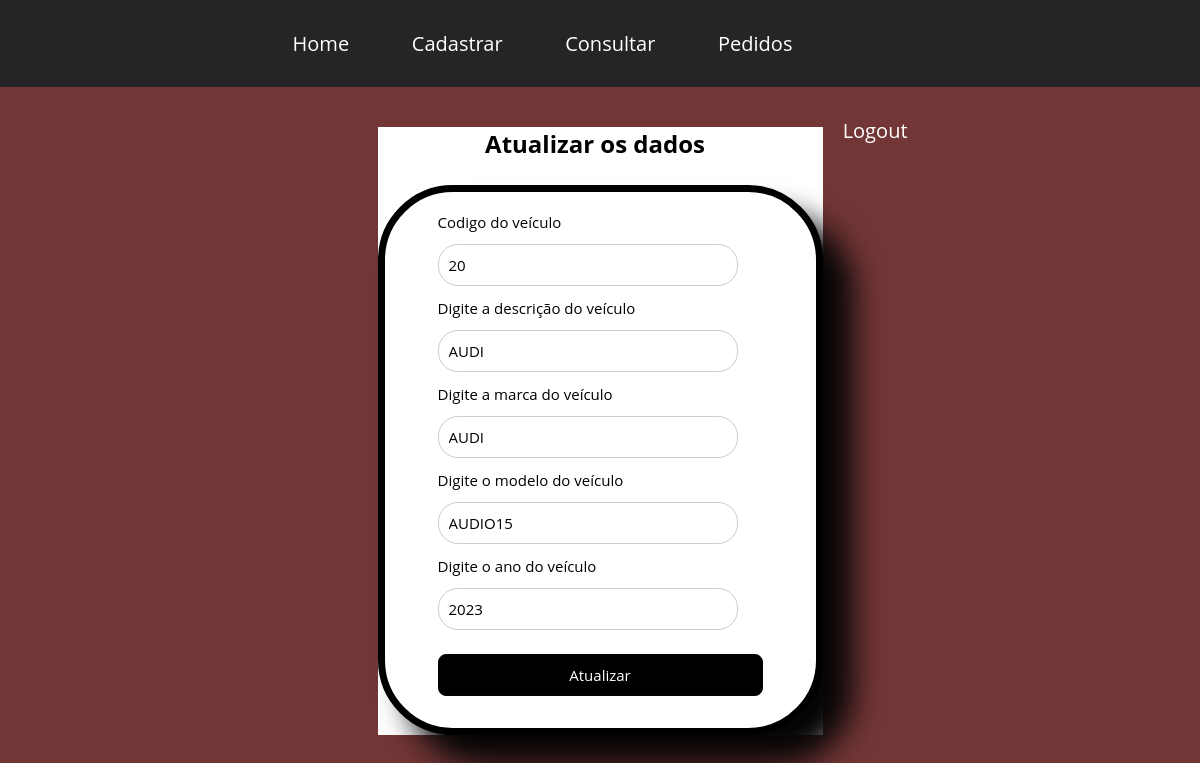
Page /admin/painel/atualizar.php?codigo_veiculo=20 (signed in) on the committed database.
### tables this page shows
CREATE TABLE `veiculo` (
  `codigo_veiculo` int(11) NOT NULL,
  `modelo_veiculo` varchar(200) NOT NULL,
  `ano_veiculo` varchar(200) NOT NULL,
  `categoria_veiculo` varchar(200) DEFAULT NULL,
  `cor_veiculo` text NOT NULL,
  `descricao_veiculo` varchar(255) DEFAULT NULL,
  `marca_veiculo` varchar(200) DEFAULT NULL,
  `imagem_veiculo` varchar(200) DEFAULT NULL
);

### admin/painel/atualizar.php (the view, shortened to what this page needs)
<?php
    require('../topo_admin.php');
    require('../../conexao.php');
    $codigo_veiculo = $_GET['codigo_veiculo'];
    $select_veiculo = mysqli_query($conexao, "SELECT * FROM veiculo WHERE codigo_veiculo = $codigo_veiculo");
    if (mysqli_num_rows($select_veiculo) > 0) {
        $dados_veiculo = mysqli_fetch_assoc($select_veiculo);
    } else {
        echo "<script> alert ('NÃO EXISTEM VEICULOS CADASTRADOS!');</script>";
        echo "<script> window.location.href='$url_admin/painel';</script>";
    }
?>
<link rel='stylesheet' type='text/css' media='screen' href='../../css/Estilo.css'>
<form id="form_atualizar" name="form_atualizar" class="form_atualizar" method="post" action="">
    <div><h1>Atualizar os dados</h1></div>
    <div class="agrupamento_atualizar">
        <div>
            <div><label>Codigo do veículo</label></div>
            <div><input type="text" id="codigo_veiculo" name="codigo_veiculo" placeholder="000" value="<?php echo $dados_veiculo['codigo_veiculo'];?>" readonly></div>
            <div><label>Digite a descrição do veículo </label></div>
            <div><input type="text" id="descricao_veiculo" name="descricao_veiculo" value="<?php echo $dados_veiculo['descricao_veiculo'];?>" required autofocus></div>
            <div><label>Digite a marca do veículo </label></div>
            <div><input type="text" id="marca_veiculo" name="marca_veiculo" value="<?php echo $dados_veiculo['marca_veiculo'];?>" required autofocus></div>
            <div><label>Digite o modelo do veículo</label></div>
            <div><input type="text" id="modelo_veiculo" name="modelo_veiculo" value="<?php echo $dados_veiculo['modelo_veiculo'];?>" required autofocus></div>
            <div><label>Digite o ano do veículo</label></div>
            <div><input type="text" id="ano_veiculo" name="ano_veiculo" placeholder="0000/0000" value="<?php echo $dados_veiculo['ano_veiculo'];?>" required autofocus></div>
            <div><input type="submit" id="btn_atualizar" name="btn_atualizar" value="Atualizar"></div>
        </div>
    </div>
</form>

### css/Estilo.css (style rules this page uses)
* { margin: 0; padding: 0; font-family: Arial, Helvetica, sans-serif; }
body { background-color: #0d4883; }
html { font-size: 62.5%; }
.form_atualizar { width: 445px; margin: 4rem auto; background-color: #FFF; }
h1 { font-size: 4rem; margin-bottom: 2.5rem; color: #000000; }
.agrupamento_atualizar { display: flex; flex-direction: row; justify-content: space-between; align-items: center; border: 7px solid #000000; padding: 2rem; border-radius: 75px; box-shadow: 30px 30px 30px #050505; background-color: #FFF; }
label, input[type="text"], input[type="password"],input[type="submit"] { font-size: 1.5rem; }
input[type="text"], input[type="password"] { width: 300px; padding: 1.0rem; margin-top: 1.2rem; margin-bottom: 1.2rem; border: 1px solid #CCC; border-radius: 20px; }
input[type="submit"] { color: #FFF; width: 325px; padding: 1.0rem; margin-top: 1.2rem; margin-bottom: 1.2rem; border: 1px solid #CCC; border-radius: 8px; background: #000000; border: 0; border: 1px solid rgb(5, 5, 5); border-radius: 8px; cursor: pointer; }
* { margin: 0 auto; padding: 0; box-sizing: border-box; font-family: 'Open Sans', sans-serif; }
body { font-family: Arial, sans-serif; background-color: #723636; }
h1 { font-size: 24px; margin-top: 0; text-align: center; }

### rows in the picture
veiculo: codigo_veiculo "20", descricao_veiculo "AUDI", marca_veiculo "AUDI", modelo_veiculo "AUDIO15", ano_veiculo "2023"
